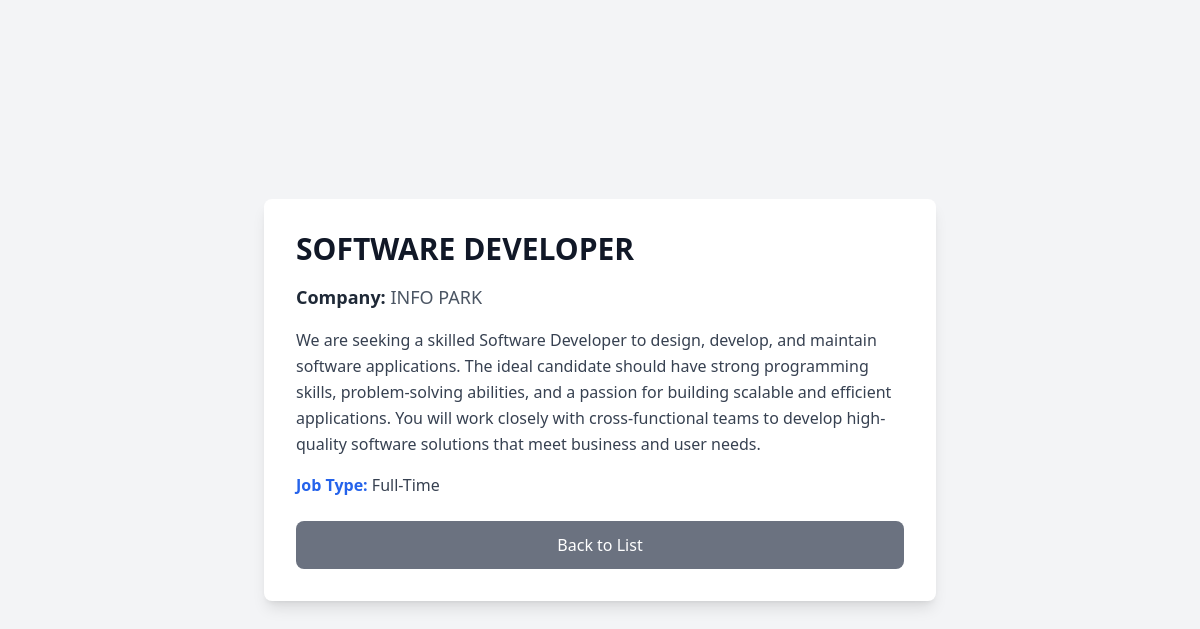
Screenshot of /job_post_detail/1/ with the database file from the repository.
### myapp/models.py (models this page shows, shortened)
class JobPost(models.Model):
    job_name = models.CharField(max_length=100,default="Unnamed Job")
    company = models.CharField(max_length=255)
    description = models.TextField(blank=True)  # Changed to TextField
    job_type = models.CharField(
        max_length=100,
        choices=[("FT", "Full-Time"), ("PT", "Part-Time"),("IS", "Intern-Ship"),("RT", "Remote-Job")],
        default=4  # Added default value
    )
    company_website = models.URLField(blank=True, null=True)  # New field for company site link

### myapp/views.py (the view)
# urls.py: path('job_post_detail/<int:job_id>/',job_post_detail, name='jobpost_detail'),
def job_post_detail(request, job_id):
    job = get_object_or_404(JobPost, id=job_id)
    return render(request, 'jobpost_detail.html', {'job': job})

### templates/jobpost_detail.html (shortened to what this page needs)
{% extends "home.html" %}
{% block content %}
<section class="min-h-screen flex items-center justify-center bg-gray-100 dark:bg-gray-900 px-6 py-12">
    <div class="max-w-2xl w-full bg-white dark:bg-gray-800 rounded-lg shadow-lg p-8">
        <h1 class="text-3xl font-extrabold text-gray-900 dark:text-white mb-4">
            {{ job.job_name }}
        </h1>
        <p class="text-lg font-medium text-gray-600 dark:text-gray-300">
            <span class="text-gray-800 dark:text-gray-200 font-semibold">Company:</span> {{ job.company }}
        </p>
        <p class="mt-4 text-gray-700 dark:text-gray-300 leading-relaxed">
            {{ job.description }}
        </p>
        <p class="mt-4 text-gray-700 dark:text-gray-300">
            <span class="font-semibold text-blue-600 dark:text-blue-400">Job Type:</span> {{ job.get_job_type_display }}
        </p>
        <div class="mt-6 flex flex-wrap gap-4">
            <a href="{% url 'jobpost_list' %}"
                class="flex-1 text-center bg-gray-500 text-white font-medium px-6 py-3 rounded-lg hover:bg-gray-600 transition duration-300">
                Back to List
            </a>
        </div>
    </div>
</section>
{% endblock %}

### rows the page displays
JobPost: job_name "SOFTWARE DEVELOPER", company "INFO PARK", description "We are seeking a skilled Software Developer to design, develop, and maintain software applications. The ideal candidate should have strong programming skills, problem-solving abilities, and a passion for building scalable and efficient applications. You will work closely with cross-functional teams to develop high-quality software solutions that meet business and user needs.", job_type "Full-Time"
